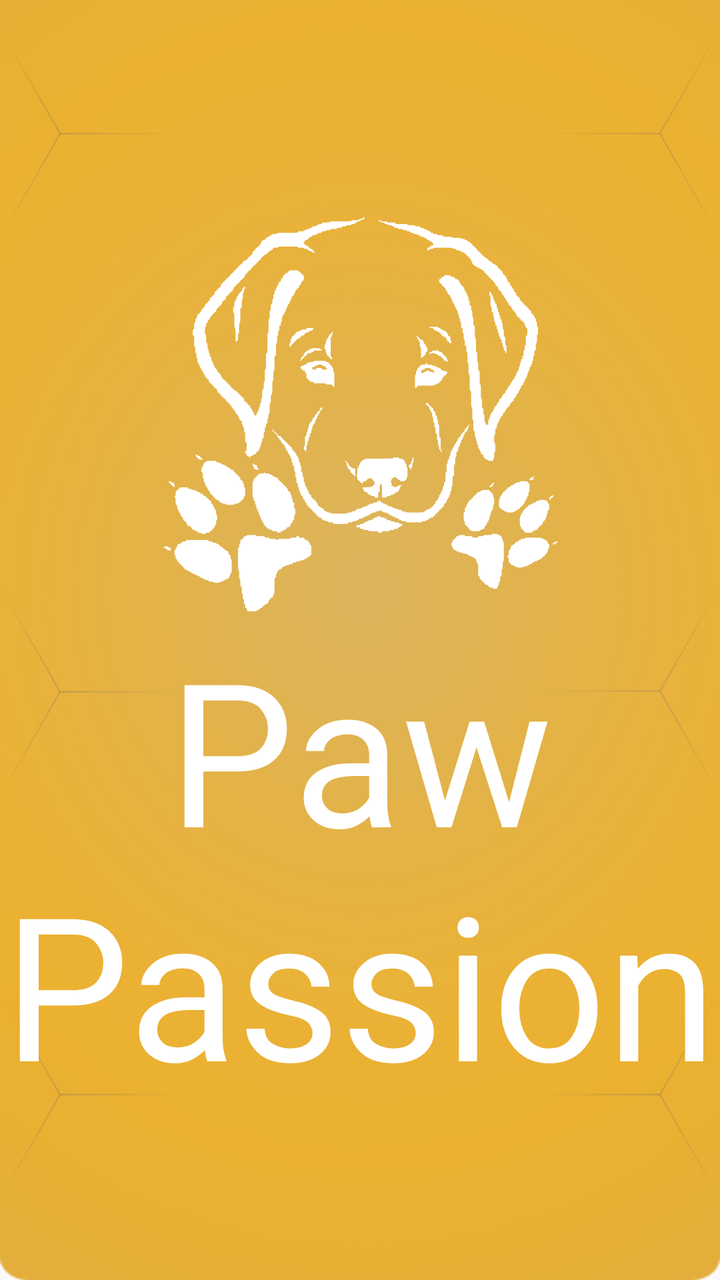
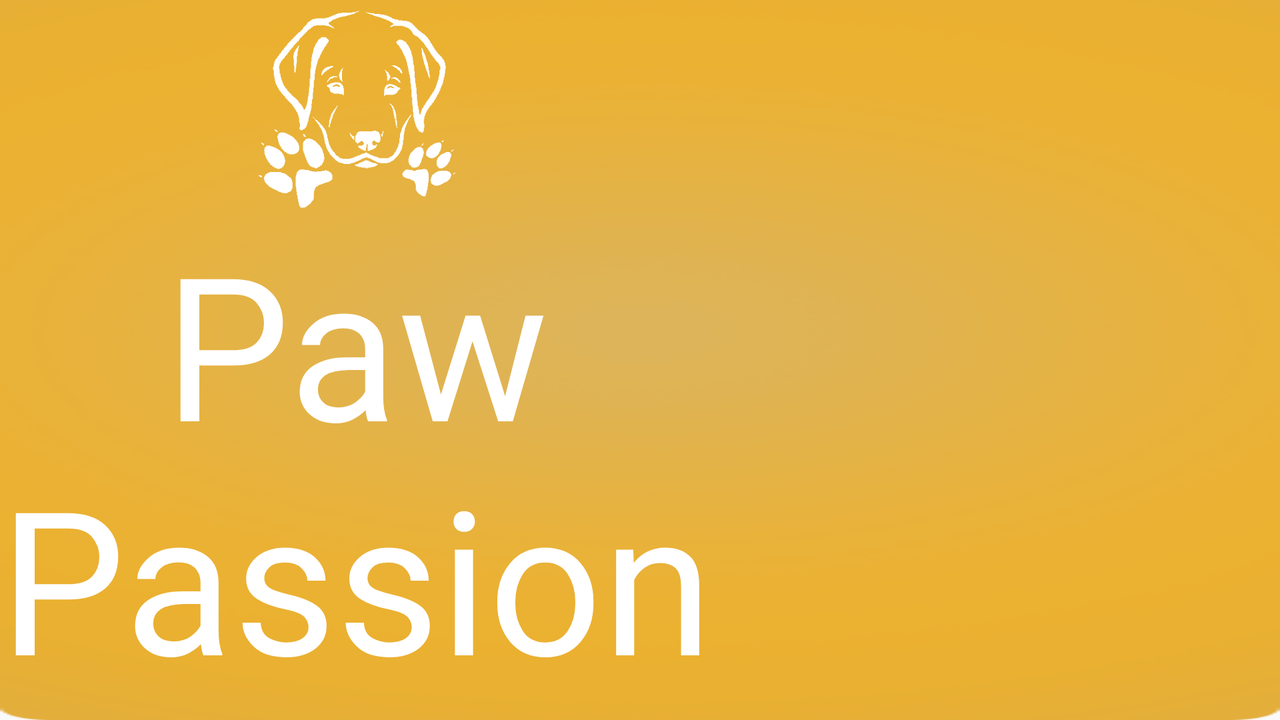

Two renders of one Android screen. The first uses the default layout on a phone; the second uses the alternative layout the repository ships for a different screen configuration, on a matching device. The two XML files are below.
<!-- AndroidManifest.xml: application theme AppTheme -->
<!-- res/layout/activity_home_screen.xml -->
<?xml version="1.0" encoding="utf-8"?>
<androidx.constraintlayout.widget.ConstraintLayout xmlns:android="http://schemas.android.com/apk/res/android"
    xmlns:app="http://schemas.android.com/apk/res-auto"
    xmlns:tools="http://schemas.android.com/tools"
    android:layout_width="match_parent"
    android:layout_height="match_parent"
    tools:context=".MainMenu">

    
    

    
    
    
    
    
    
    
    
    
    

    

    
    
    
    
    
    
    

    
    
    
    
    
    
    
    
    
    

    

    
    
    

    
    
    
    
    
    
    

    
    
    
    
    
    
    
    

    

    <LinearLayout
        android:id="@+id/buttonsLayout"
        android:layout_width="227dp"
        android:layout_height="300dp"
        android:layout_marginTop="@dimen/buttons_top_margin"
        android:layout_marginBottom="16dp"
        android:alpha="0"
        android:elevation="6dp"
        android:gravity="center"
        android:orientation="vertical"
        app:layout_constraintBottom_toTopOf="@+id/btn_exit"
        app:layout_constraintEnd_toEndOf="parent"
        app:layout_constraintStart_toStartOf="parent"
        app:layout_constraintTop_toTopOf="parent">


        <RelativeLayout
            android:layout_width="wrap_content"
            android:layout_height="wrap_content"
            android:layout_gravity="center"
            android:layout_marginBottom="@dimen/margin_level_switcher">

            
            <LinearLayout
                android:layout_width="wrap_content"
                android:layout_height="wrap_content"
                android:layout_centerInParent="true"
                android:layout_marginBottom="@dimen/frame_padding"
                android:elevation="@dimen/elevation_height"
                android:gravity="center"
                android:orientation="vertical"
                app:layout_constraintEnd_toEndOf="parent"
                app:layout_constraintStart_toStartOf="parent"
                app:layout_constraintTop_toTopOf="parent"
                tools:ignore="UselessParent">

                <TextView
                    android:id="@+id/lvl_label"
                    style="@style/CardView.Light"
                    android:layout_width="wrap_content"
                    android:layout_height="wrap_content"
                    android:elevation="@dimen/elevation_height"
                    android:fontFamily="@string/FONT"
                    android:text="@string/level_switch_txt"
                    android:textSize="15sp" />

                <Switch
                    android:id="@+id/lvl_switch"
                    android:layout_width="wrap_content"
                    android:layout_height="wrap_content"
                    android:buttonTintMode="screen"
                    android:elevation="2dp"
                    android:textDirection="firstStrong"
                    android:textSize="@dimen/level_timer_tx_siz" />

            </LinearLayout>

        </RelativeLayout>

        <Button
            android:id="@+id/btn_identify_dog"
            android:layout_width="match_parent"
            android:layout_height="40dp"
            android:layout_marginBottom="@dimen/margin_button"
            android:background="@drawable/button_gb"
            android:elevation="2dp"
            android:fontFamily="@font/poppins"
            android:text="@string/identify_dog"
            android:textColor="@android:color/white"
            android:textSize="@dimen/button_mainmenu_txt_size"
            android:transitionName="title" />

        <Button
            android:id="@+id/btn_identify_breed"
            android:layout_width="match_parent"
            android:layout_height="40dp"
            android:layout_marginBottom="@dimen/margin_button"
            android:background="@drawable/button_gb"
            android:elevation="2dp"
            android:fontFamily="@font/poppins"
            android:text="@string/iden_breed"
            android:textColor="@android:color/white"
            android:textSize="@dimen/button_mainmenu_txt_size"
            android:transitionName="title" />

        <Button
            android:id="@+id/btn_search_breed"
            android:layout_width="match_parent"
            android:layout_height="40dp"
            android:background="@drawable/button_gb"
            android:elevation="2dp"
            android:fontFamily="@font/poppins"

            android:text="@string/search_breed"
            android:textColor="@android:color/white"
            android:textSize="@dimen/button_mainmenu_txt_size"
            android:transitionName="title" />

    </LinearLayout>

    <LinearLayout
        android:id="@+id/linearLayout"
        android:layout_width="wrap_content"
        android:layout_height="wrap_content"
        android:layout_marginStart="8dp"
        android:layout_marginEnd="8dp"
        android:elevation="7dp"
        android:gravity="center"
        android:orientation="vertical"
        app:layout_constraintEnd_toEndOf="parent"
        app:layout_constraintStart_toStartOf="parent"
        app:layout_constraintTop_toTopOf="parent">

        <ImageView
            android:id="@+id/img_Logo"
            android:layout_width="200sp"
            android:layout_height="200dp"
            android:layout_marginTop="108dp"
            android:contentDescription="@string/home_page_logo"
            android:elevation="4dp"
            android:scaleType="fitXY"
            android:src="@drawable/img_logo_white"
            app:layout_constraintEnd_toStartOf="@+id/img_app_bg"
            app:layout_constraintStart_toEndOf="@+id/img_app_bg"
            app:layout_constraintTop_toTopOf="parent" />

        <TextView
            android:id="@+id/app_name"
            android:layout_width="wrap_content"
            android:layout_height="wrap_content"
            android:elevation="5dp"
            android:fontFamily="@font/nuevastd_bold"
            android:text="@string/app_name"
            android:textAlignment="center"
            android:textColor="#FFFFFF"
            android:textSize="100sp" />


    </LinearLayout>


    
    <ImageView

        android:id="@+id/img_app_bg"
        android:layout_width="match_parent"
        android:layout_height="match_parent"
        android:contentDescription="@string/background_slide"
        android:scaleType="fitXY"
        android:src="@drawable/img_app_bgr"
        android:translationY="0dp"
        app:layout_constraintEnd_toEndOf="parent"
        app:layout_constraintStart_toStartOf="parent"
        app:layout_constraintTop_toTopOf="parent" />

    <ImageView

        android:id="@+id/img_gb_pattern"
        android:layout_width="match_parent"
        android:layout_height="match_parent"
        android:alpha="0.4"
        android:contentDescription="@string/background_slide"
        android:scaleType="fitXY"
        android:src="@drawable/img_bg_pattern"
        android:translationY="0dp"
        app:layout_constraintEnd_toEndOf="parent"
        app:layout_constraintStart_toStartOf="parent"
        app:layout_constraintTop_toTopOf="parent" />

    <ImageButton
        android:id="@+id/btn_exit"
        android:layout_width="70dp"
        android:layout_height="70dp"
        android:layout_marginEnd="3dp"
        android:layout_marginBottom="3dp"
        android:alpha="0"
        android:background="@drawable/empty_bg"
        android:contentDescription="@string/exit"
        android:scaleType="fitCenter"
        android:src="@drawable/exit_button"
        android:translationX="100dp"
        app:layout_constraintBottom_toBottomOf="parent"
        app:layout_constraintEnd_toEndOf="parent" />

</androidx.constraintlayout.widget.ConstraintLayout>
<!-- resources referenced by this layout -->
<resources>
  <dimen name="button_mainmenu_txt_size">18sp</dimen>
  <dimen name="buttons_top_margin">290dp</dimen>
  <dimen name="elevation_height">2.5dp</dimen>
  <dimen name="frame_padding">3dp</dimen>
  <dimen name="level_timer_tx_siz">30sp</dimen>
  <dimen name="margin_button">10dp</dimen>
  <dimen name="margin_level_switcher">40dp</dimen>
  <!-- drawable button_gb (drawable) -->
  <?xml version="1.0" encoding="utf-8"?>
  <shape xmlns:android="http://schemas.android.com/apk/res/android">
      <solid android:color="@color/color_3" />
      <corners android:radius="50dp" />
  
  </shape>
  <!-- drawable exit_button: png bitmap (drawable, 225413 bytes) -->
  <!-- drawable img_app_bgr: png bitmap (drawable, 85276 bytes) -->
  <!-- drawable img_bg_pattern: png bitmap (drawable, 55839 bytes) -->
  <!-- drawable img_logo_white: vector/xml drawable (drawable-xxhdpi, 66663 chars, omitted) -->
  <string name="FONT" tools:ignore="ReferenceType">@font/montserrat</string>
  <string name="app_name">Paw\nPassion</string>
  <string name="background_slide">Background slide</string>
  <string name="exit">Exit</string>
  <string name="home_page_logo">Home page logo</string>
  <string name="iden_breed">IDENTIFY THE BREED</string>
  <string name="identify_dog">IDENTIFY THE DOG</string>
  <string name="level_switch_txt">Challenge Mode</string>
  <string name="search_breed">SEARCH DOG BREED</string>
  <style name="AppTheme" parent="Theme.AppCompat.Light.NoActionBar">
          
          <item name="windowActionBar">false</item>
          <item name="windowNoTitle">true</item>
          <item name="colorPrimary">@color/colorPrimary</item>
          <item name="colorPrimaryDark">@color/colorPrimaryDark</item>
          <item name="colorAccent">@color/colorAccent</item>
  
          <item name="android:windowContentTransitions">true</item>
      </style>
  <color name="color_3">#E36D4B</color>
  <color name="colorPrimary">#9a8b8d</color>
  <color name="colorPrimaryDark">#EBB131</color>
  <color name="colorAccent">#756a6e</color>
</resources>
<!-- res/layout-land/activity_home_screen.xml (the repository's variant of the layout above) -->
<!-- drawn on the phone turned sideways -->
<?xml version="1.0" encoding="utf-8"?>
<androidx.constraintlayout.widget.ConstraintLayout xmlns:android="http://schemas.android.com/apk/res/android"
    xmlns:app="http://schemas.android.com/apk/res-auto"
    xmlns:tools="http://schemas.android.com/tools"
    android:layout_width="match_parent"
    android:layout_height="match_parent"
    tools:context=".MainMenu">

    
    
    

    
    
    
    
    
    
    
    
    
    

    

    
    
    
    
    
    
    

    
    
    
    
    
    
    
    
    
    

    

    
    
    

    
    
    
    
    
    
    

    
    
    
    
    
    
    
    

    


    

    <LinearLayout
        android:id="@+id/buttonsLayout"
        android:layout_width="260dp"
        android:layout_height="wrap_content"
        android:layout_marginEnd="24dp"
        android:alpha="0"
        android:elevation="6dp"
        android:gravity="center"
        android:orientation="vertical"
        app:layout_constraintBottom_toBottomOf="parent"
        app:layout_constraintEnd_toEndOf="parent"
        app:layout_constraintHorizontal_bias="0.5"
        app:layout_constraintStart_toEndOf="@+id/linearLayout"
        app:layout_constraintTop_toTopOf="parent"
        app:layout_constraintVertical_bias=".1">


        <RelativeLayout
            android:layout_width="wrap_content"
            android:layout_height="wrap_content"
            android:layout_gravity="center"
            android:layout_marginBottom="@dimen/margin_level_switcher">

            
            <LinearLayout
                android:layout_width="wrap_content"
                android:layout_height="wrap_content"
                android:elevation="@dimen/elevation_height"
                android:gravity="center"
                android:orientation="vertical"
                app:layout_constraintEnd_toEndOf="parent"
                app:layout_constraintStart_toStartOf="parent"
                app:layout_constraintTop_toTopOf="parent"
                tools:ignore="UselessParent">

                <TextView
                    android:id="@+id/lvl_label"
                    style="@style/CardView.Light"
                    android:layout_width="wrap_content"
                    android:layout_height="wrap_content"
                    android:elevation="@dimen/elevation_height"
                    android:fontFamily="@string/FONT"
                    android:text="@string/level_switch_txt"
                    android:textSize="18sp" />

                <Switch
                    android:id="@+id/lvl_switch"
                    android:layout_width="wrap_content"
                    android:layout_height="wrap_content"
                    android:buttonTintMode="screen"
                    android:elevation="2dp"
                    android:textDirection="firstStrong"
                    android:textSize="@dimen/level_timer_tx_siz" />

            </LinearLayout>

        </RelativeLayout>

        <Button
            android:id="@+id/btn_identify_dog"
            android:layout_width="match_parent"
            android:layout_height="42dp"
            android:layout_marginBottom="@dimen/margin_button"
            android:background="@drawable/button_gb"
            android:elevation="2dp"
            android:fontFamily="@font/poppins"
            android:text="@string/identify_dog"
            android:textColor="@android:color/white"
            android:textSize="@dimen/button_mainmenu_txt_size"
            android:transitionName="title" />

        <Button
            android:id="@+id/btn_identify_breed"
            android:layout_width="match_parent"
            android:layout_height="42dp"
            android:layout_marginBottom="@dimen/margin_button"
            android:background="@drawable/button_gb"
            android:elevation="2dp"
            android:fontFamily="@font/poppins"
            android:text="@string/iden_breed"
            android:textColor="@android:color/white"
            android:textSize="@dimen/button_mainmenu_txt_size"
            android:transitionName="title" />

        <Button
            android:id="@+id/btn_search_breed"
            android:layout_width="match_parent"
            android:layout_height="42dp"
            android:background="@drawable/button_gb"
            android:elevation="2dp"
            android:fontFamily="@font/poppins"
            android:text="@string/search_breed"
            android:textColor="@android:color/white"
            android:textSize="@dimen/button_mainmenu_txt_size"
            android:transitionName="title" />

    </LinearLayout>

    <LinearLayout
        android:id="@+id/linearLayout"
        android:layout_width="398dp"
        android:layout_height="wrap_content"
        android:elevation="7dp"
        android:foregroundGravity="left"
        android:gravity="center"
        android:orientation="vertical"
        android:padding="5dp"
        app:layout_constraintBottom_toBottomOf="parent"
        app:layout_constraintEnd_toStartOf="@+id/buttonsLayout"
        app:layout_constraintHorizontal_bias="0.5"
        app:layout_constraintStart_toStartOf="parent"
        app:layout_constraintTop_toTopOf="parent"
        app:layout_constraintVertical_bias="0.74">

        <ImageView

            android:id="@+id/img_Logo"
            android:layout_width="100dp"
            android:layout_height="100dp"
            android:layout_marginStart="150dp"
            android:layout_marginEnd="150dp"
            android:layout_weight="1"
            android:contentDescription="@string/home_page_logo"
            android:elevation="4dp"
            android:scaleType="fitXY"
            android:src="@drawable/img_logo_white"
            app:layout_constraintEnd_toStartOf="@+id/img_app_bg"
            app:layout_constraintStart_toEndOf="@+id/img_app_bg"
            app:layout_constraintTop_toTopOf="parent" />

        <TextView
            android:id="@+id/app_name"
            android:layout_width="wrap_content"
            android:layout_height="wrap_content"
            android:layout_weight="5"
            android:elevation="5dp"
            android:fontFamily="@font/nuevastd_bold"
            android:text="@string/app_name"
            android:textAlignment="center"
            android:textColor="#FFFFFF"
            android:textSize="100sp" />


    </LinearLayout>

    <ImageView

        android:id="@+id/img_app_bg"
        android:layout_width="match_parent"
        android:layout_height="match_parent"
        android:contentDescription="@string/background_slide"
        android:scaleType="fitXY"
        android:src="@drawable/img_app_bgr"
        android:translationY="0dp"
        tools:layout_editor_absoluteX="430dp" />

    <ImageButton
        android:id="@+id/btn_exit"
        android:layout_width="70dp"
        android:layout_height="70dp"
        android:alpha="0"
        android:background="@drawable/empty_bg"
        android:contentDescription="@string/exit"
        android:scaleType="fitCenter"
        android:src="@drawable/exit_button"
        android:translationX="80dp"
        app:layout_constraintBottom_toBottomOf="parent"
        app:layout_constraintEnd_toEndOf="parent" />

</androidx.constraintlayout.widget.ConstraintLayout>
<!-- resources referenced by the variant -->
<!-- as the phone turned sideways resolves them -->
<resources>
  <dimen name="button_mainmenu_txt_size">18sp</dimen>
  <dimen name="elevation_height">2.5dp</dimen>
  <dimen name="level_timer_tx_siz">30sp</dimen>
  <dimen name="margin_button">10dp</dimen>
  <dimen name="margin_level_switcher">40dp</dimen>
  <!-- drawable button_gb (drawable) -->
  <?xml version="1.0" encoding="utf-8"?>
  <shape xmlns:android="http://schemas.android.com/apk/res/android">
      <solid android:color="@color/color_3" />
      <corners android:radius="50dp" />
  
  </shape>
  <!-- drawable exit_button: png bitmap (drawable, 225413 bytes) -->
  <!-- drawable img_app_bgr: png bitmap (drawable, 85276 bytes) -->
  <!-- drawable img_logo_white: vector/xml drawable (drawable-xxhdpi, 66663 chars, omitted) -->
  <string name="FONT" tools:ignore="ReferenceType">@font/montserrat</string>
  <string name="app_name">Paw\nPassion</string>
  <string name="background_slide">Background slide</string>
  <string name="exit">Exit</string>
  <string name="home_page_logo">Home page logo</string>
  <string name="iden_breed">IDENTIFY THE BREED</string>
  <string name="identify_dog">IDENTIFY THE DOG</string>
  <string name="level_switch_txt">Challenge Mode</string>
  <string name="search_breed">SEARCH DOG BREED</string>
  <style name="AppTheme" parent="Theme.AppCompat.Light.NoActionBar">
          
          <item name="windowActionBar">false</item>
          <item name="windowNoTitle">true</item>
          <item name="colorPrimary">@color/colorPrimary</item>
          <item name="colorPrimaryDark">@color/colorPrimaryDark</item>
          <item name="colorAccent">@color/colorAccent</item>
  
          <item name="android:windowContentTransitions">true</item>
      </style>
  <color name="color_3">#E36D4B</color>
  <color name="colorPrimary">#9a8b8d</color>
  <color name="colorPrimaryDark">#EBB131</color>
  <color name="colorAccent">#756a6e</color>
</resources>
